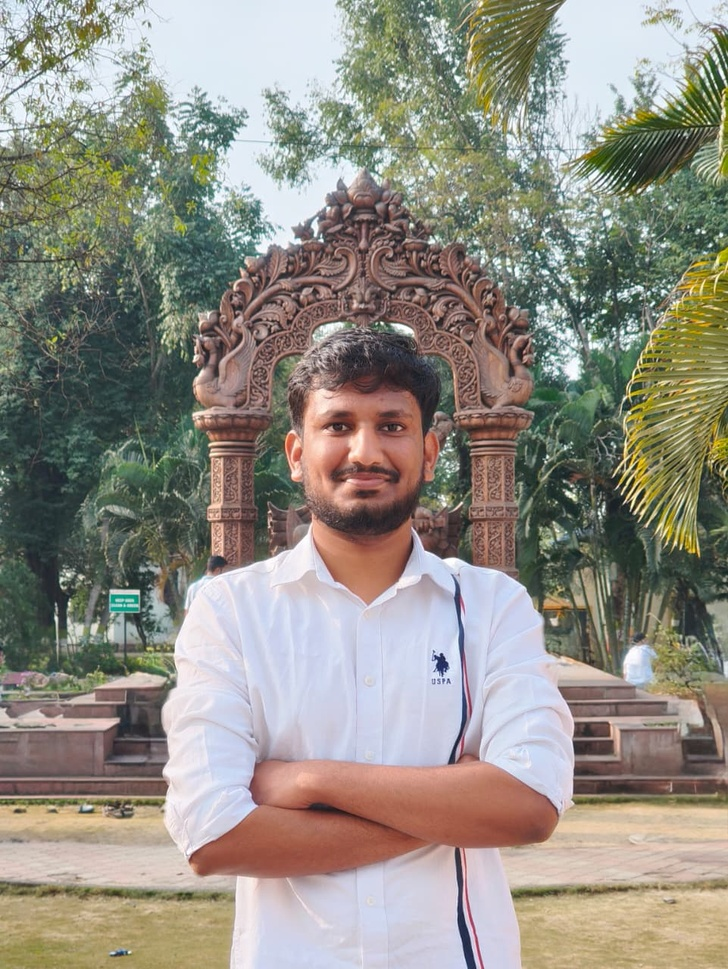
#> input picture assignment2/assignment2B/input.jpeg, 728 x 969 px, shrunk from 961 x 1280 before the run
$ python a2b.py
#> lines starting #> are read from the running program, lines starting #| are printed output that depends on the picture
from PIL import Image
import numpy as np

img = Image.open("input.jpeg")
#> img is the input picture: PIL image 728x969 RGB; mean R, G, B 146.2, 142.3, 132.2
r, g, b = img.split()
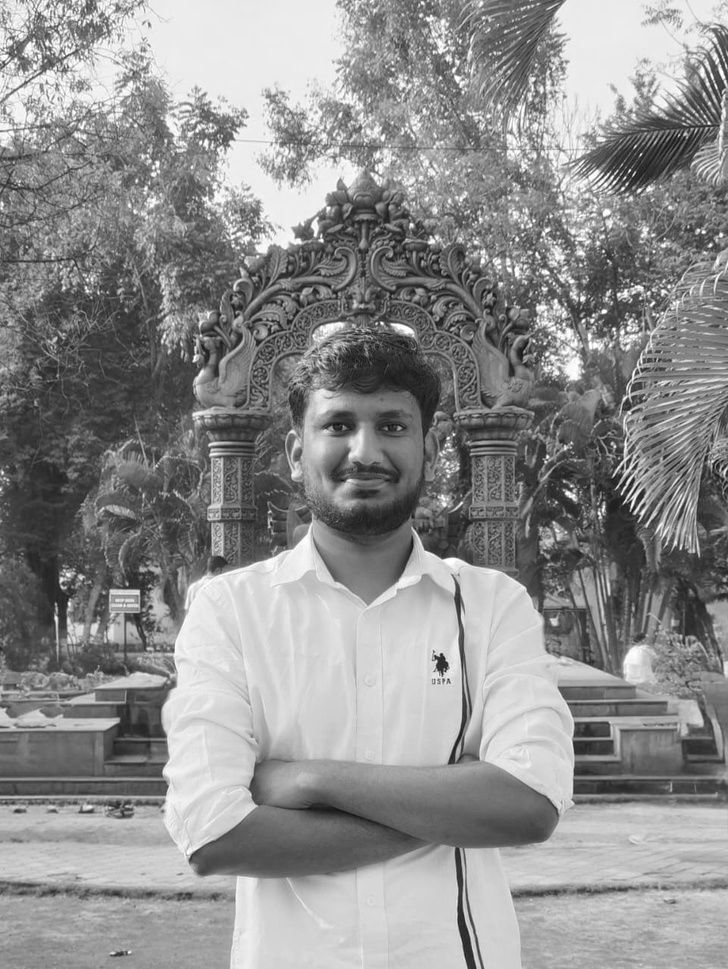
#> g: PIL image 728x969 L; min 13, max 255, mean 142.3
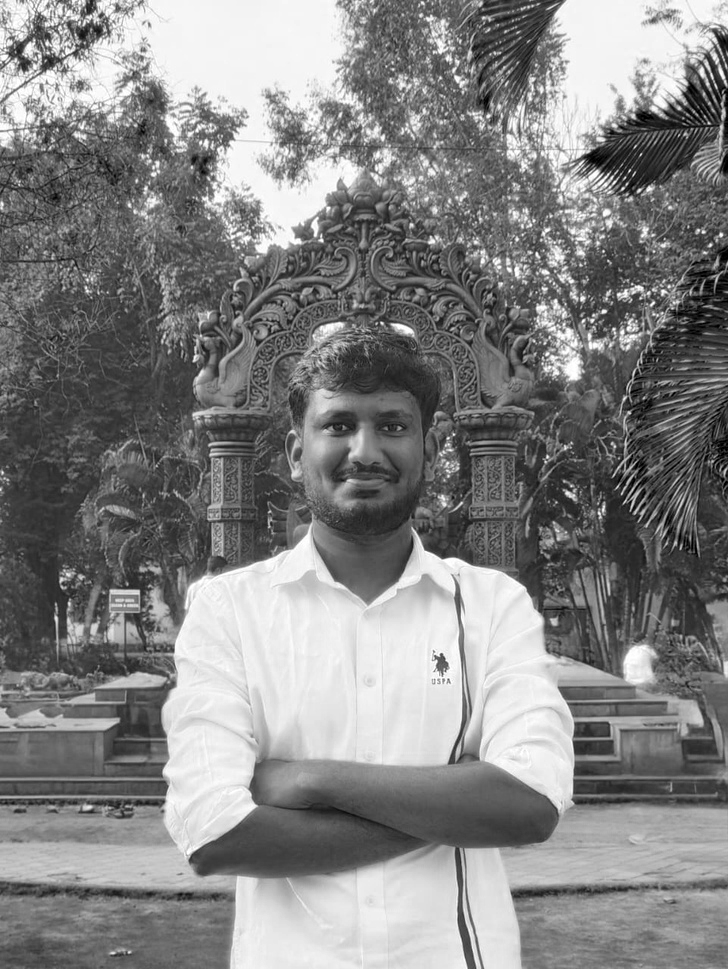
#> b: PIL image 728x969 L; min 0, max 255, mean 132.2

r_arr = np.array(r, dtype=np.float32)
g_arr = np.array(g, dtype=np.float32)
b_arr = np.array(b, dtype=np.float32)

factor = 1.5

r_enh = np.clip(r_arr * factor, 0, 255).astype(np.uint8)
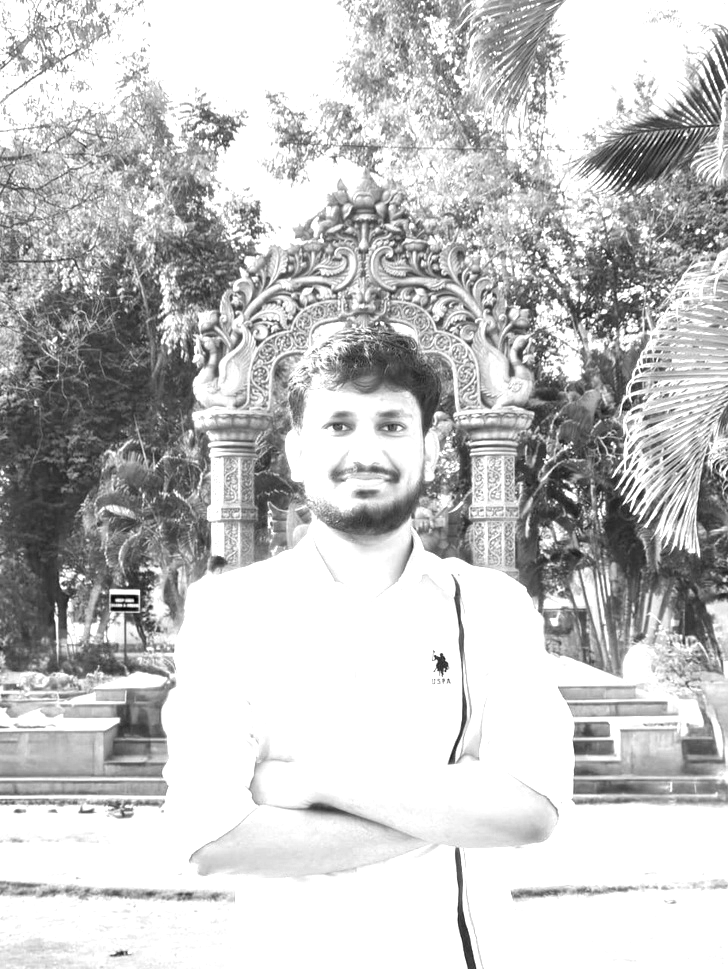
#> r_enh: shape (969, 728); min 1, max 255, mean 196.2
g_enh = np.clip(g_arr * factor, 0, 255).astype(np.uint8)
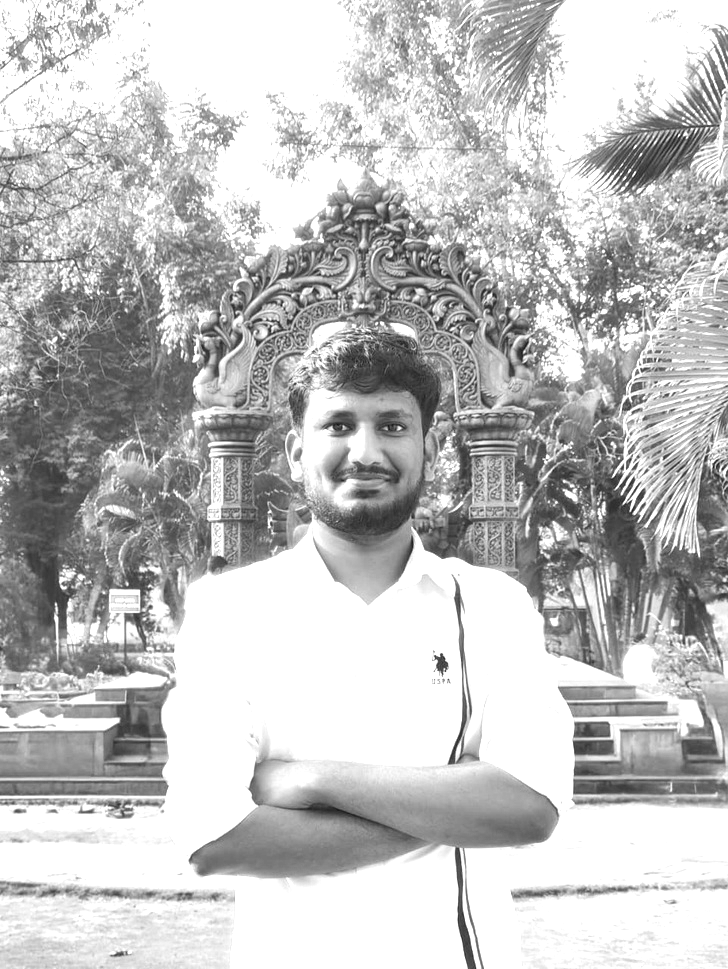
#> g_enh: shape (969, 728); min 19, max 255, mean 192.4
b_enh = np.clip(b_arr * factor, 0, 255).astype(np.uint8)
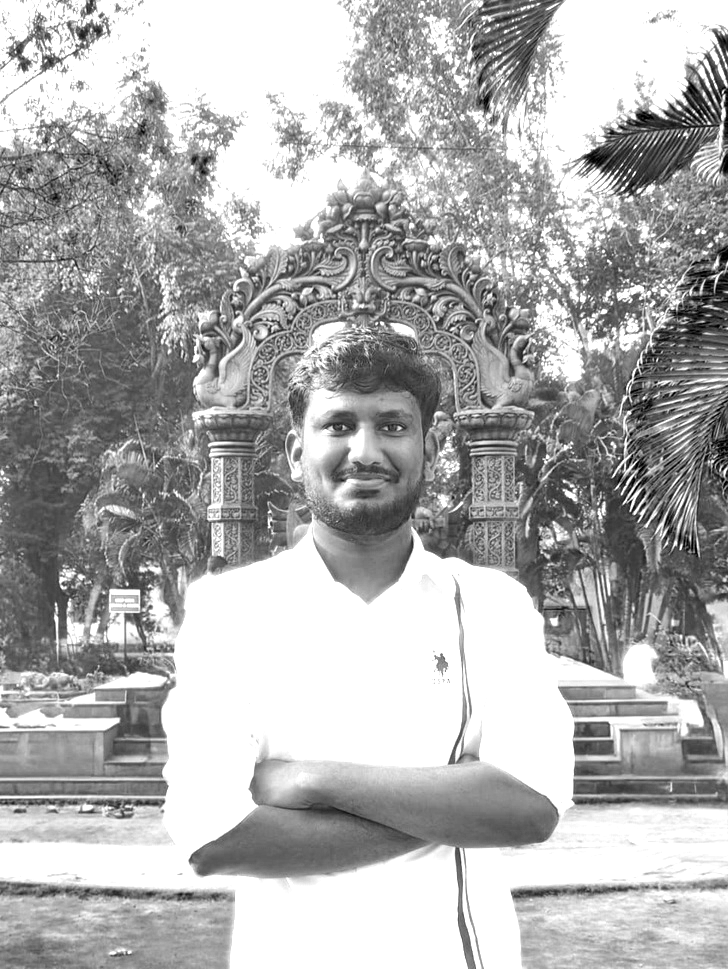
#> b_enh: shape (969, 728); min 0, max 255, mean 174.5

enhanced = Image.merge('RGB', (
    Image.fromarray(r_enh),
    Image.fromarray(g_enh),
    Image.fromarray(b_enh)
))
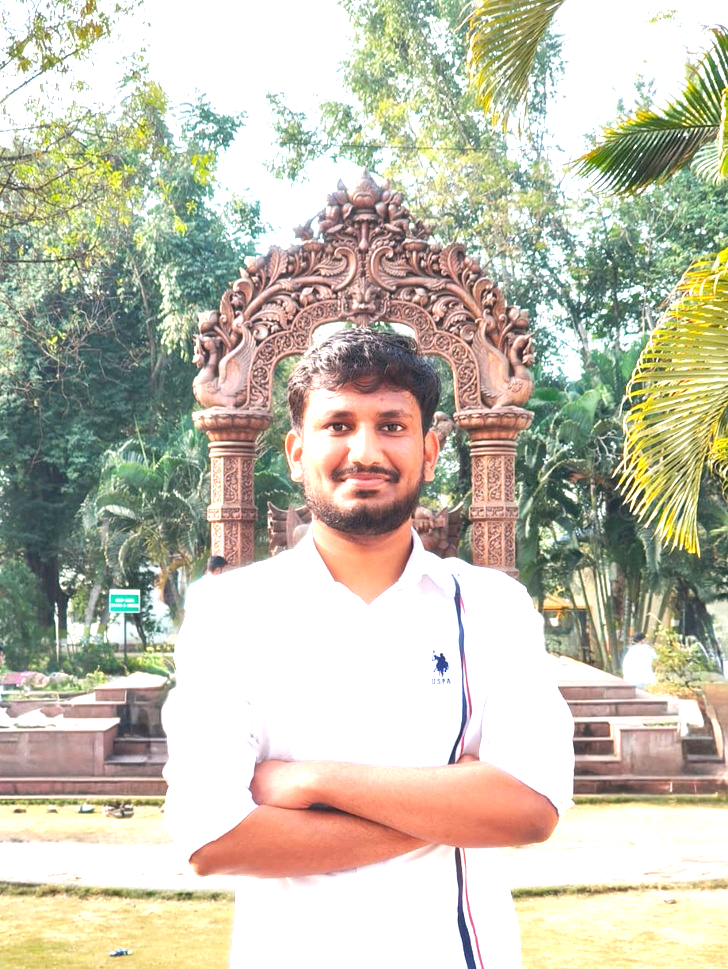
#> enhanced: PIL image 728x969 RGB; mean R, G, B 196.2, 192.4, 174.5

enhanced.save("enhanced_image.jpg")
